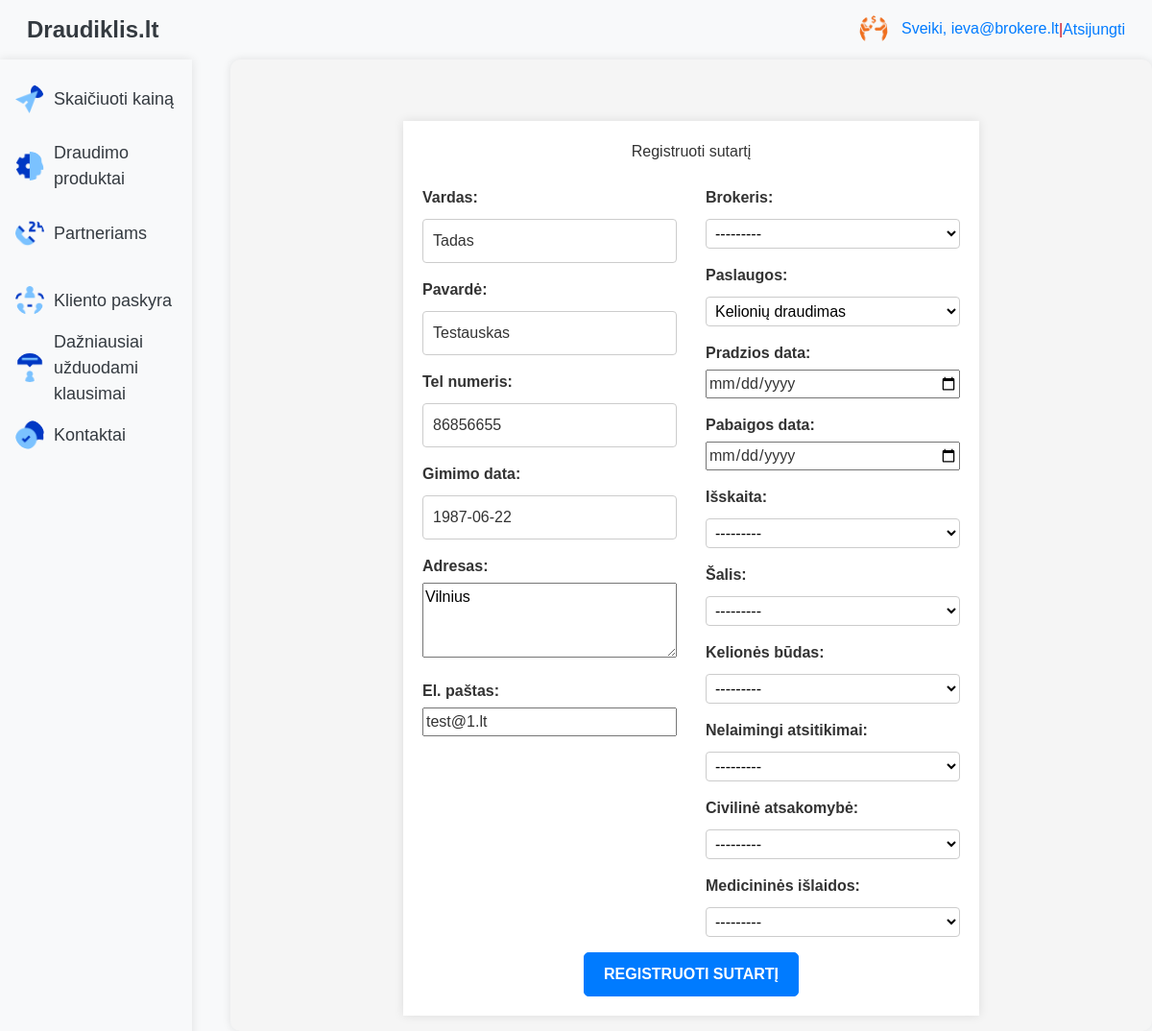
Before: /app/register_policy/ (signed in) with the older database file.
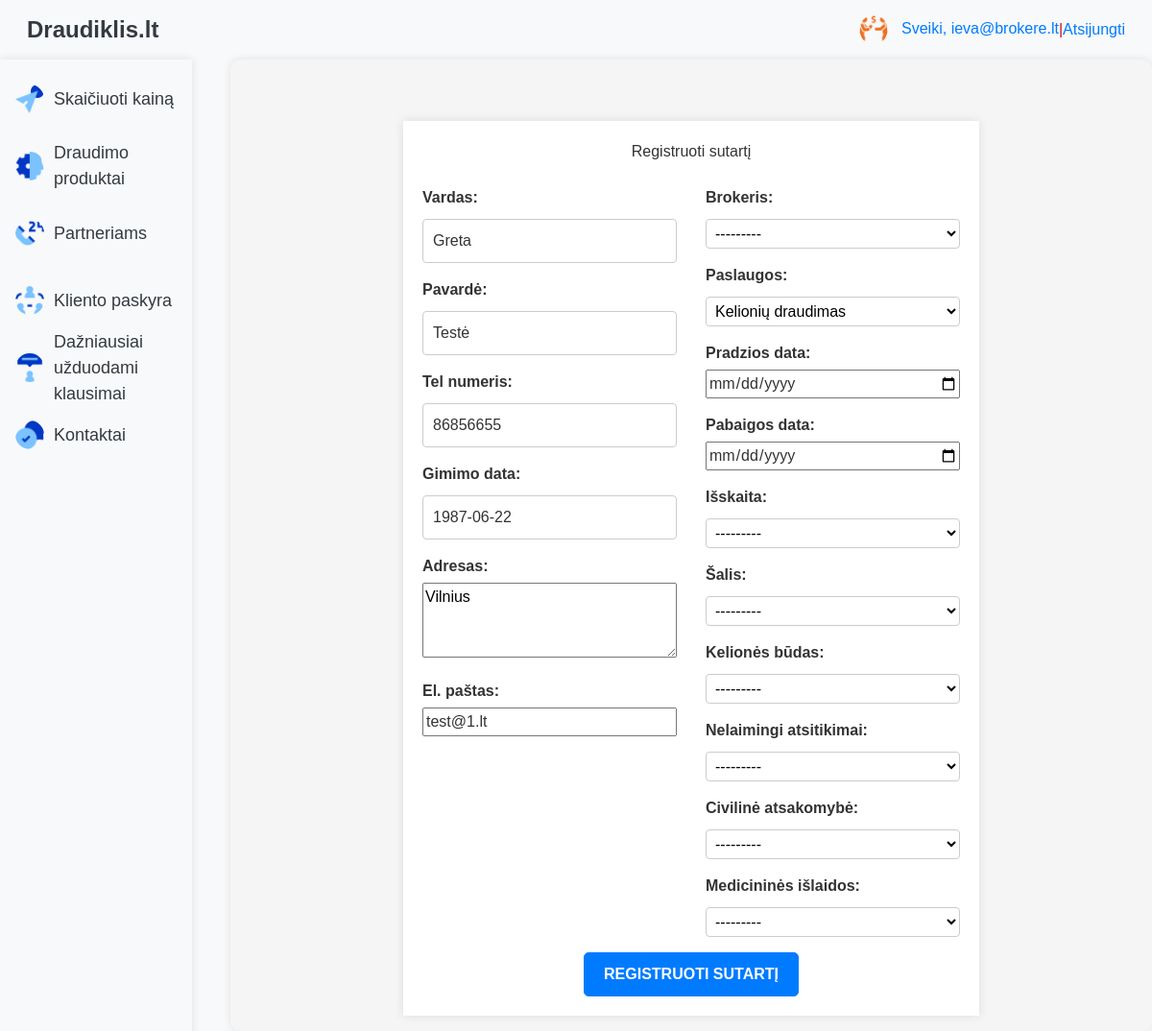
After: the same page with the newer database file.
### app/models.py (models this page shows, shortened)
class Klientai(models.Model):
    user = models.OneToOneField(User, on_delete=models.CASCADE)  # Susiejimas su vartotojo modeliu
    vardas = models.CharField(max_length=100)  # Kliento vardas
    pavarde = models.CharField(max_length=100)  # Kliento pavardė
    tel_numeris = models.CharField(max_length=15)  # Kliento telefono numeris
    gimimo_data = models.DateField(null=True)  # Kliento gimimo data
    adresas = models.TextField()  # Kliento adresas
    el_pastas = models.EmailField()  # Kliento el. paštas

### app/views.py (the view)
# urls.py: path('register_policy/', views.register_policy, name='register_policy'),  # Poliso registracija
@login_required
def register_policy(request):
    klientai = get_object_or_404(Klientai, user=request.user)
    if request.method == 'POST':
        klientai_form = KlientaiForm(request.POST, instance=klientai)
        polisai_form = PolisaiForm(request.POST)
        if klientai_form.is_valid() and polisai_form.is_valid():
            klientai_form.save()
            policy = polisai_form.save(commit=False)
            policy.klientai = klientai
            trip_duration = (policy.pabaigos_data - policy.pradzios_data).days
            paslaugos_kaina = policy.paslaugos.kaina
            base_cost = paslaugos_kaina * trip_duration
            cover1_cost = base_cost * policy.cover1.na_kof if policy.cover1 else 0
            cover2_cost = base_cost * policy.cover2.civ_kof if policy.cover2 else 0
            cover3_cost = base_cost * policy.cover3.med_kof if policy.cover3 else 0
            iskaita_cost = policy.iskaita.sum
            total_cost = base_cost + cover1_cost + cover2_cost + cover3_cost - iskaita_cost
            policy.price = total_cost
            policy.save()
            request.session['policy_id'] = policy.id
            messages.success(request, 'Policy registered successfully.')
            return redirect('policy_success')
        else:
            print("Form errors:", klientai_form.errors, polisai_form.errors)
    else:
        klientai_form = KlientaiForm(instance=klientai)
        policy_data = request.session.get('policy_data', {})
        if policy_data:
            polisai_form = PolisaiForm(initial=policy_data)
        else:
            polisai_form = PolisaiForm()
    return render(request, 'register_policy.html', {'klientai_form': klientai_form, 'polisai_form': polisai_form})

### app/forms.py
class KlientaiForm(forms.ModelForm):
    class Meta:
        model = Klientai  # Nustato, kad ši forma naudoja Klientai modelį
        fields = ['vardas', 'pavarde', 'tel_numeris', 'gimimo_data', 'adresas',
                  'el_pastas']  # Nurodo, kurie modelio laukai bus naudojami formoje
        labels = {
            'vardas': 'Vardas',  # Pakeičia 'vardas' lauko etiketę
            'pavarde': 'Pavardė',  # Pakeičia 'pavarde' lauko etiketę
            'tel_numeris': 'Tel numeris',  # Pakeičia 'tel_numeris' lauko etiketę
            'gimimo_data': 'Gimimo data',  # Pakeičia 'gimimo_data' lauko etiketę
            'adresas': 'Adresas',  # Pakeičia 'adresas' lauko etiketę
            'el_pastas': 'El. paštas',  # Pakeičia 'el_pastas' lauko etiketę
        }
        widgets = {
            'adresas': forms.Textarea(attrs={'rows': 3, 'cols': 40}),
        }

### app/models.py (called while the page is built)
    def __str__(self):
        return f"{self.vardas} {self.pavarde} - {self.imones_pavadinimas}"

    def __str__(self):
        return self.pavadinimas

    def __str__(self):
        return f"Nelaimingi atsitikimai (Suma: {self.na_sum})"

    def __str__(self):
        return f"Civilinė atsakomybė (Suma: {self.civ_sum})"

### app/templates/register_policy.html (shortened to what this page needs)
{% extends "base.html" %}
{% block content %}
<div class="container mt-5">
    <h1 class="text-center mb-4">Registruoti sutartį</h1>
    <form method="post" class="row g-3">
        <div class="col-md-6">
            <div class="form-group mb-3">
                {{ klientai_form.vardas.label_tag }}
                {{ klientai_form.vardas }}
            </div>
            <div class="form-group mb-3">
                {{ klientai_form.pavarde.label_tag }}
                {{ klientai_form.pavarde }}
            </div>
            <div class="form-group mb-3">
                {{ klientai_form.tel_numeris.label_tag }}
                {{ klientai_form.tel_numeris }}
            </div>
            <div class="form-group mb-3">
                {{ klientai_form.gimimo_data.label_tag }}
                {{ klientai_form.gimimo_data }}
            </div>
            <div class="form-group mb-3">
                {{ klientai_form.adresas.label_tag }}
                {{ klientai_form.adresas }}
            </div>
            <div class="form-group mb-3">
                {{ klientai_form.el_pastas.label_tag }}
                {{ klientai_form.el_pastas }}
            </div>
        </div>
        <div class="col-md-6">
            <div class="form-group mb-3">
                {{ polisai_form.brokeriai.label_tag }}
                {{ polisai_form.brokeriai }}
            </div>
            <div class="form-group mb-3">
                {{ polisai_form.paslaugos.label_tag }}
                {{ polisai_form.paslaugos }}
            </div>
            <div class="form-group mb-3">
                {{ polisai_form.pradzios_data.label_tag }}
                {{ polisai_form.pradzios_data }}
            </div>
            <div class="form-group mb-3">
                {{ polisai_form.pabaigos_data.label_tag }}
                {{ polisai_form.pabaigos_data }}
            </div>
            <div class="form-group mb-3">
                {{ polisai_form.iskaita.label_tag }}
                {{ polisai_form.iskaita }}
            </div>
            <div class="form-group mb-3">
                {{ polisai_form.country.label_tag }}
                {{ polisai_form.country }}
            </div>
            <div class="form-group mb-3">
                {{ polisai_form.travel_mode.label_tag }}
                {{ polisai_form.travel_mode }}
            </div>
            <div class="form-group mb-3">
                {{ polisai_form.cover1.label_tag }}
                {{ polisai_form.cover1 }}
            </div>
            <div class="form-group mb-3">
                {{ polisai_form.cover2.label_tag }}
                {{ polisai_form.cover2 }}
            </div>
            <div class="form-group mb-3">
                {{ polisai_form.cover3.label_tag }}
                {{ polisai_form.cover3 }}
            </div>
        </div>
        <div class="col-12 text-center">
            <button type="submit" class="btn btn-primary">Registruoti sutartį</button>
        </div>
    </form>
</div>
{% endblock %}

Changed rows visible on the page:
changed Klientai "Vilnius": vardas "Tadas" → "Greta"; pavarde "Testauskas" → "Testė"
